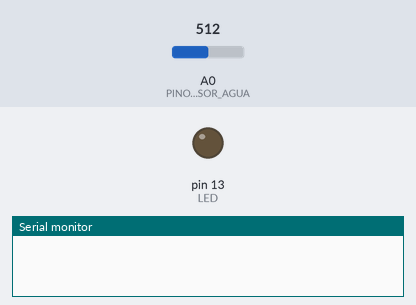
Bench run of a sketch on a simulated Arduino Uno, built with avr-gcc and run on an emulated ATmega328P. Shown: output pins drawn as LEDs (lit = HIGH), the last lines printed to the serial monitor. The inputs (shaded band) are chosen by the test bench; at power-on: A0 (PINO_SENSOR_AGUA) = 512.

Above: at 0.1 s.
At 1.1 s:
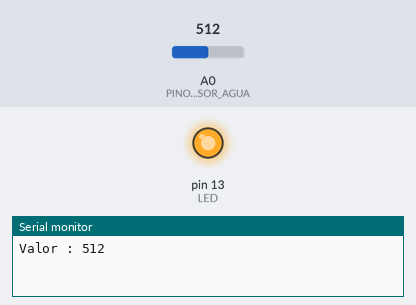
Timing chart, 0 to 2.6 s (numbered marks = the images above):
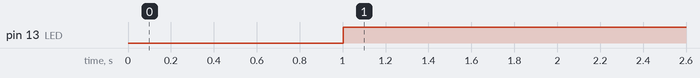

The sketch:

agua.ino
```cpp
// Define a entrada analógica 0 conectada ao sensor
#define PINO_SENSOR_AGUA A0

// Define o pino "13" onde o LED está conectado
#define LED 13

// Função setup é executada apenas uma vez
void setup() {
  // inicia a comunicação serial a 9600 bits por segundo
  Serial.begin(9600);
  // Configura o pino do LED como saída
  pinMode (LED, OUTPUT);
}

/* Essas variáveis são globais pois é necessário
   manter os valores independente do contexto de
   execução da função tarefa_1 */
const unsigned long periodo_tarefa_1 = 1000;
unsigned long tempo_tarefa_1 = millis();

/* Tarefa 1: envia o valor analógico para o PC */
void tarefa_1() {
  unsigned long tempo_atual = millis();

  int valorSensor;

  /* Hora de enviar os dados analógicos caso tenha passado 1000 ms */
  if (tempo_atual - tempo_tarefa_1 > periodo_tarefa_1) {
    tempo_tarefa_1 = tempo_atual;

    valorSensor = analogRead(PINO_SENSOR_AGUA);

    Serial.print("Valor : ");
    Serial.println(valorSensor);

    //Acender o LED de acordo com o valor da entrada analógica
    if (valorSensor > 300)
      digitalWrite(LED, HIGH);
    else
      digitalWrite(LED, LOW);

  }
}

/* Função loop() é responsável por escalonar as tarefas.
   Essa função é executada eternamente enquanto o Arduino estiver  energizado */
void loop() {

  tarefa_1();

}
```

Measured:
- by itself, pin 13 (LED): LOW → HIGH at 1.0 s
